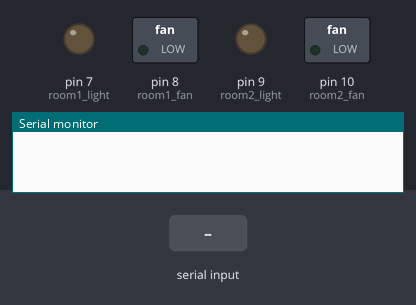
Bench run of a sketch on a simulated Arduino Uno, built with avr-gcc and run on an emulated ATmega328P. On the bench: switched loads named in the sketch (green lamp = pin HIGH), output pins drawn as LEDs (lit = HIGH), the last lines printed to the serial monitor. The inputs (shaded band) are chosen by the test bench.

Above: at 1.2 s.
1.3 s: "room one light on" received over Serial
At 2.6 s:
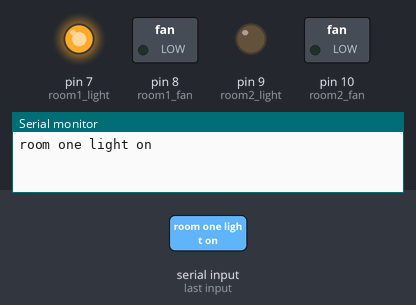
2.9 s: "room one fan on" received over Serial
At 4.2 s:
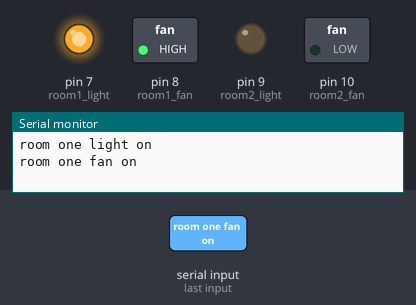
4.5 s: "room one light off" received over Serial
At 5.5 s:
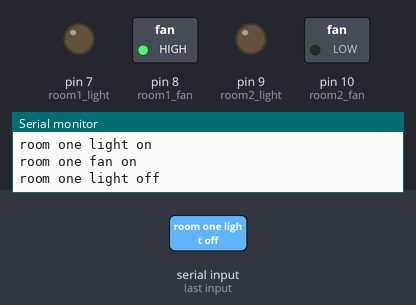
6.1 s: "room to light on" received over Serial
At 7.2 s:
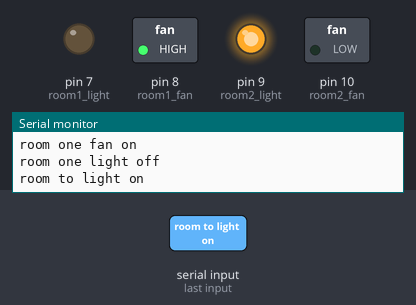
7.7 s: "room one fan off" received over Serial
At 8.4 s:
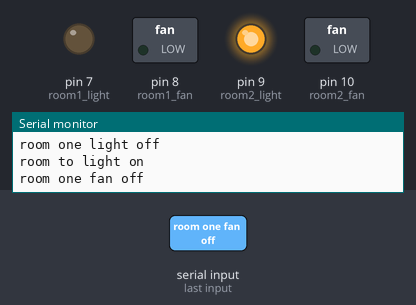
9.3 s: "room to fan on" received over Serial
At 10.1 s:
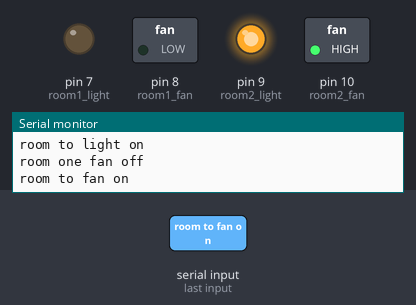
Timing chart, 0 to 11.9 s (numbered marks = the images above; inputs shaded):
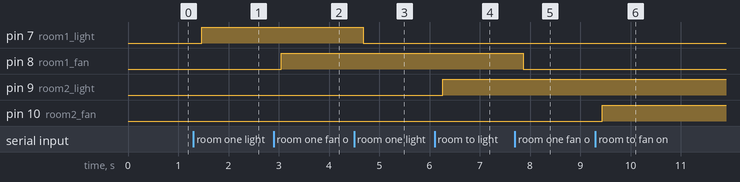

Measured:
- after the input at 1.3 s, pin 7 (room1_light): LOW → HIGH after 0.17 s
- after the input at 2.9 s, pin 8 (room1_fan): LOW → HIGH after 0.15 s
- after the input at 4.5 s, pin 7 (room1_light): HIGH → LOW after 0.18 s
- after the input at 6.1 s, pin 9 (room2_light): LOW → HIGH after 0.16 s
- after the input at 7.7 s, pin 8 (room1_fan): HIGH → LOW after 0.16 s
- after the input at 9.3 s, pin 10 (room2_fan): LOW → HIGH after 0.14 s

The sketch:

house_automation.ino
```cpp
String voice;

int room1_light = 7;
int room1_fan = 8;
int room2_light = 9;
int room2_fan = 10;

void setup() {
  // put your setup code here, to run once:
  Serial.begin(9600);
  pinMode(room1_light,OUTPUT);
  pinMode(room2_light,OUTPUT);
  pinMode(room1_fan,OUTPUT);
   pinMode(room2_fan,OUTPUT);
  digitalWrite(room1_light,LOW);
  digitalWrite(room1_fan,LOW);
  digitalWrite(room2_light,LOW);
  digitalWrite(room2_fan,LOW);

  voice = "";
}

void loop() {

  // put your main code here, to run repeatedly:
  while (Serial.available()){  //Check if there is an available byte to read
  delay(10); //Delay added to make thing stable
  char c = Serial.read(); //Conduct a serial read
  if (c == '#') {break;} //Exit the loop when the # is detected after the word
  voice += c; //Shorthand for voice = voice + c
  }

  if (voice.length() > 0) {
    Serial.println(voice);
//-----------------------------------------------------------------------//
  //----------Control Multiple Pins/ LEDs----------//
       if(voice == "room one light on") {
        digitalWrite(room1_light,HIGH);
       voice = "";
       }
        if(voice == "room one light off") {
        digitalWrite(room1_light,LOW);
       voice = "";
       }
        if(voice == "room one fan on") {
        digitalWrite(room1_fan,HIGH);
       voice = "";
       }
        if(voice == "room one fan off") {
        digitalWrite(room1_fan,LOW);
       voice = "";
       }
        if(voice == "room to light on") {
        digitalWrite(room2_light,HIGH);
       voice = "";
       }
        if(voice == "room to light off") {
        digitalWrite(room2_light,LOW);
       voice = "";
       }
       if(voice == "room tu fan off") {
        digitalWrite(room2_fan,LOW);
       voice = "";
       }
       if(voice == "room to fan on") {
        digitalWrite(room2_fan,HIGH);
       voice = "";
       }
        if(voice == "reset") {
        digitalWrite(room1_light,LOW);
  digitalWrite(room1_fan,LOW);
  digitalWrite(room2_light,LOW);
  digitalWrite(room2_fan,LOW);
       voice = "";
       Serial.end();
       Serial.begin(9600);
        }


voice=""; //Reset the variable after initiating
}

}
```
